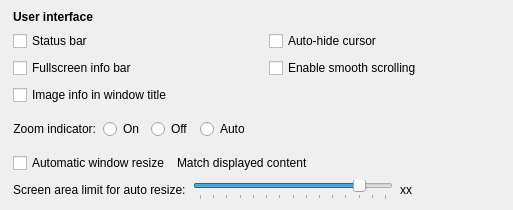
                <widget class="QWidget" name="UIOptionsGroup" native="true">
                 <property name="accessibleName">
                  <string notr="true">SGroup</string>
                 </property>
                 <layout class="QVBoxLayout" name="verticalLayout_11">
                  <property name="spacing">
                   <number>7</number>
                  </property>
                  <property name="sizeConstraint">
                   <enum>QLayout::SetDefaultConstraint</enum>
                  </property>
                  <property name="leftMargin">
                   <number>13</number>
                  </property>
                  <property name="topMargin">
                   <number>10</number>
                  </property>
                  <property name="rightMargin">
                   <number>13</number>
                  </property>
                  <property name="bottomMargin">
                   <number>10</number>
                  </property>
                  <item>
                   <layout class="QHBoxLayout" name="horizontalLayout_16">
                    <property name="leftMargin">
                     <number>0</number>
                    </property>
                    <property name="topMargin">
                     <number>0</number>
                    </property>
                    <property name="rightMargin">
                     <number>0</number>
                    </property>
                    <property name="bottomMargin">
                     <number>0</number>
                    </property>
                    <item>
                     <widget class="QLabel" name="label_15">
                      <property name="font">
                       <font>
                        <bold>true</bold>
                       </font>
                      </property>
                      <property name="text">
                       <string>User interface</string>
                      </property>
                      <property name="alignment">
                       <set>Qt::AlignLeading|Qt::AlignLeft|Qt::AlignVCenter</set>
                      </property>
                     </widget>
                    </item>
                   </layout>
                  </item>
                  <item>
                   <layout class="QVBoxLayout" name="verticalLayout_7">
                    <property name="spacing">
                     <number>7</number>
                    </property>
                    <property name="sizeConstraint">
                     <enum>QLayout::SetDefaultConstraint</enum>
                    </property>
                    <property name="leftMargin">
                     <number>0</number>
                    </property>
                    <property name="topMargin">
                     <number>0</number>
                    </property>
                    <property name="rightMargin">
                     <number>0</number>
                    </property>
                    <property name="bottomMargin">
                     <number>0</number>
                    </property>
                    <item>
                     <layout class="QGridLayout" name="gridLayout">
                      <property name="sizeConstraint">
                       <enum>QLayout::SetDefaultConstraint</enum>
                      </property>
                      <property name="leftMargin">
                       <number>0</number>
                      </property>
                      <property name="topMargin">
                       <number>0</number>
                      </property>
                      <property name="rightMargin">
                       <number>0</number>
                      </property>
                      <property name="bottomMargin">
                       <number>0</number>
                      </property>
                      <property name="horizontalSpacing">
                       <number>6</number>
                      </property>
                      <property name="verticalSpacing">
                       <number>7</number>
                      </property>
                      <item row="2" column="0">
                       <widget class="QCheckBox" name="showExtendedInfoTitle">
                        <property name="text">
                         <string>Image info in window title</string>
                        </property>
                       </widget>
                      </item>
                      <item row="0" column="2">
                       <spacer name="horizontalSpacer_20">
                        <property name="orientation">
                         <enum>Qt::Horizontal</enum>
                        </property>
                        <property name="sizeHint" stdset="0">
                         <size>
                          <width>40</width>
                          <height>10</height>
                         </size>
                        </property>
                       </spacer>
                      </item>
                      <item row="0" column="1">
                       <widget class="QCheckBox" name="cursorAutohideCheckBox">
                        <property name="text">
                         <string>Auto-hide cursor</string>
                        </property>
                       </widget>
                      </item>
                      <item row="1" column="1" colspan="2">
                       <widget class="QCheckBox" name="enableSmoothScrollCheckBox">
                        <property name="toolTip">
                         <string>Turn this off if you are using a touchpad with libinput driver.</string>
                        </property>
                        <property name="text">
                         <string>Enable smooth scrolling</string>
                        </property>
                       </widget>
                      </item>
                      <item row="1" column="0">
                       <widget class="QCheckBox" name="showInfoBarFullscreen">
                        <property name="text">
                         <string>Fullscreen info bar</string>
                        </property>
                       </widget>
                      </item>
                      <item row="0" column="0">
                       <widget class="QCheckBox" name="showInfoBarWindowed">
                        <property name="minimumSize">
                         <size>
                          <width>250</width>
                          <height>0</height>
                         </size>
                        </property>
                        <property name="text">
                         <string>Status bar</string>
                        </property>
                       </widget>
                      </item>
                     </layout>
                    </item>
                    <item>
                     <widget class="QWidget" name="widget_9" native="true">
                      <property name="accessibleName">
                       <string notr="true">SLine</string>
                      </property>
                     </widget>
                    </item>
                    <item>
                     <layout class="QHBoxLayout" name="horizontalLayout_23">
                      <property name="leftMargin">
                       <number>0</number>
                      </property>
                      <property name="topMargin">
                       <number>0</number>
                      </property>
                      <property name="rightMargin">
                       <number>0</number>
                      </property>
                      <item>
                       <widget class="QLabel" name="label">
                        <property name="sizePolicy">
                         <sizepolicy hsizetype="Minimum" vsizetype="Preferred">
                          <horstretch>0</horstretch>
                          <verstretch>0</verstretch>
                         </sizepolicy>
                        </property>
                        <property name="text">
                         <string>Zoom indicator:</string>
                        </property>
                        <property name="alignment">
                         <set>Qt::AlignRight|Qt::AlignTrailing|Qt::AlignVCenter</set>
                        </property>
                       </widget>
                      </item>
                      <item>
                       <widget class="QRadioButton" name="zoomIndicatorOn">
                        <property name="text">
                         <string>On</string>
                        </property>
                       </widget>
                      </item>
                      <item>
                       <widget class="QRadioButton" name="zoomIndicatorOff">
                        <property name="text">
                         <string>Off</string>
                        </property>
                       </widget>
                      </item>
                      <item>
                       <widget class="QRadioButton" name="zoomIndicatorAuto">
                        <property name="text">
                         <string>Auto</string>
                        </property>
                       </widget>
                      </item>
                      <item>
                       <spacer name="horizontalSpacer_6">
                        <property name="orientation">
                         <enum>Qt::Horizontal</enum>
                        </property>
                        <property name="sizeHint" stdset="0">
                         <size>
                          <width>40</width>
                          <height>20</height>
                         </size>
                        </property>
                       </spacer>
                      </item>
                     </layout>
                    </item>
                    <item>
                     <widget class="QWidget" name="widget_19" native="true">
                      <property name="accessibleName">
                       <string notr="true">SLine</string>
                      </property>
                     </widget>
                    </item>
                    <item>
                     <layout class="QHBoxLayout" name="horizontalLayout_28">
                      <property name="leftMargin">
                       <number>0</number>
                      </property>
                      <property name="topMargin">
                       <number>0</number>
                      </property>
                      <property name="rightMargin">
                       <number>0</number>
                      </property>
                      <item>
                       <widget class="QCheckBox" name="autoResizeWindowCheckBox">
                        <property name="text">
                         <string>Automatic window resize</string>
                        </property>
                       </widget>
                      </item>
                      <item>
                       <widget class="QLabel" name="label_50">
                        <property name="accessibleName">
                         <string notr="true">SNoteText</string>
                        </property>
                        <property name="text">
                         <string>Match displayed content</string>
                        </property>
                       </widget>
                      </item>
                      <item>
                       <spacer name="horizontalSpacer_19">
                        <property name="orientation">
                         <enum>Qt::Horizontal</enum>
                        </property>
                        <property name="sizeHint" stdset="0">
                         <size>
                          <width>40</width>
                          <height>20</height>
                         </size>
                        </property>
                       </spacer>
                      </item>
                     </layout>
                    </item>
                    <item>
                     <layout class="QHBoxLayout" name="horizontalLayout_19">
                      <property name="leftMargin">
                       <number>0</number>
                      </property>
                      <property name="topMargin">
                       <number>0</number>
                      </property>
                      <property name="rightMargin">
                       <number>0</number>
                      </property>
                      <property name="bottomMargin">
                       <number>0</number>
                      </property>
                      <item>
                       <widget class="QLabel" name="label_39">
                        <property name="text">
                         <string>Screen area limit for auto resize:</string>
                        </property>
                       </widget>
                      </item>
                      <item>
                       <widget class="QSlider" name="autoResizeLimitSlider">
                        <property name="sizePolicy">
                         <sizepolicy hsizetype="Fixed" vsizetype="Preferred">
                          <horstretch>0</horstretch>
                          <verstretch>0</verstretch>
                         </sizepolicy>
                        </property>
                        <property name="minimumSize">
                         <size>
                          <width>200</width>
                          <height>0</height>
                         </size>
                        </property>
                        <property name="minimum">
                         <number>6</number>
                        </property>
                        <property name="maximum">
                         <number>20</number>
                        </property>
                        <property name="singleStep">
                         <number>1</number>
                        </property>
                        <property name="pageStep">
                         <number>2</number>
                        </property>
                        <property name="value">
                         <number>18</number>
                        </property>
                        <property name="orientation">
                         <enum>Qt::Horizontal</enum>
                        </property>
                        <property name="tickPosition">
                         <enum>QSlider::TicksBelow</enum>
                        </property>
                        <property name="tickInterval">
                         <number>1</number>
                        </property>
                       </widget>
                      </item>
                      <item>
                       <widget class="QLabel" name="autoResizeLimit">
                        <property name="sizePolicy">
                         <sizepolicy hsizetype="Fixed" vsizetype="Preferred">
                          <horstretch>0</horstretch>
                          <verstretch>0</verstretch>
                         </sizepolicy>
                        </property>
                        <property name="minimumSize">
                         <size>
                          <width>60</width>
                          <height>0</height>
                         </size>
                        </property>
                        <property name="maximumSize">
                         <size>
                          <width>60</width>
                          <height>16777215</height>
                         </size>
                        </property>
                        <property name="text">
                         <string notr="true">xx</string>
                        </property>
                        <property name="alignment">
                         <set>Qt::AlignLeading|Qt::AlignLeft|Qt::AlignVCenter</set>
                        </property>
                       </widget>
                      </item>
                      <item>
                       <spacer name="horizontalSpacer_17">
                        <property name="orientation">
                         <enum>Qt::Horizontal</enum>
                        </property>
                        <property name="sizeHint" stdset="0">
                         <size>
                          <width>40</width>
                          <height>20</height>
                         </size>
                        </property>
                       </spacer>
                      </item>
                     </layout>
                    </item>
                   </layout>
                  </item>
                 </layout>
                </widget>
